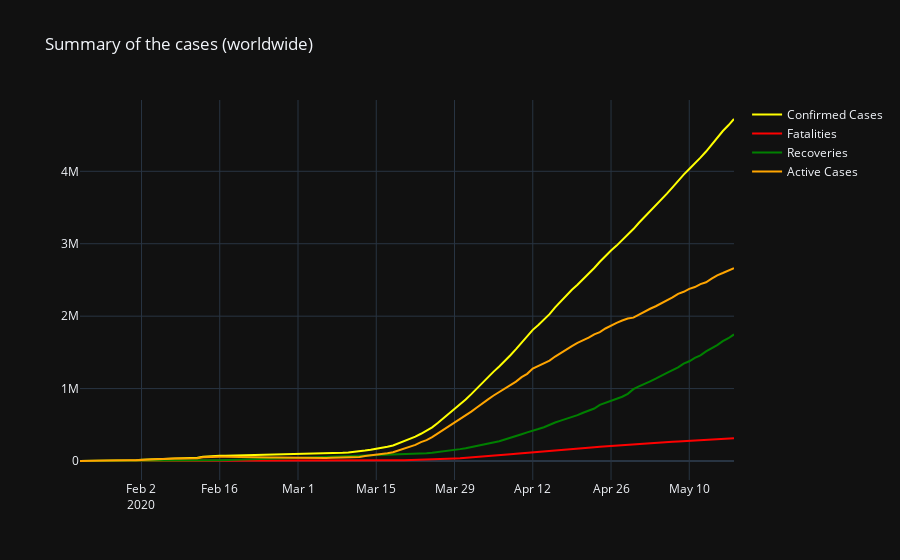

Here is the notebook cell this chart was saved with:
### Code cell
fig = None
if fig is None:
    fig = go.Figure()
    
fig.update_layout(template = 'plotly_dark', title = 'Summary of the cases (worldwide)')

fig.add_trace(go.Scatter(x = rateDf['Date'],
                         y = rateDf['ConfirmedCases'],
                         mode = 'lines',
                         name = 'Confirmed Cases',
                         line = dict(color = 'yellow', width = 2)
                        ))

fig.add_trace(go.Scatter(x = rateDf['Date'],
                         y = rateDf['Fatalities'],
                         mode = 'lines',
                         name = 'Fatalities',
                         line = dict(color = 'red', width = 2)
                        ))

fig.add_trace(go.Scatter(x = rateDf['Date'],
                         y = rateDf['Recoveries'],
                         mode = 'lines',
                         name = 'Recoveries',
                         line = dict(color = 'green', width = 2)
                        ))

fig.add_trace(go.Scatter(x = rateDf['Date'],
                         y = rateDf['Patient in Care'],
                         mode = 'lines',
                         name = 'Active Cases',
                         line = dict(color = 'Orange', width = 2)
                        ))
